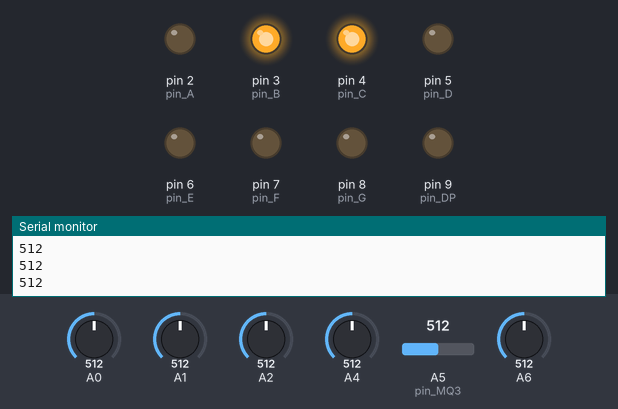
Bench run of a sketch on a simulated Arduino Uno, built with avr-gcc and run on an emulated ATmega328P. Parts: output pins drawn as LEDs (lit = HIGH), the last lines printed to the serial monitor. The test bench sets the inputs (shaded band); at power-on: A5 (pin_MQ3) = 512, A0 = 512, A1 = 512, A2 = 512, A4 = 512, A6 = 512.

Above: at 1.2 s.
1.3 s: A5 (pin_MQ3) set to 415
2.8 s: A5 (pin_MQ3) set to 387
At 3.5 s:
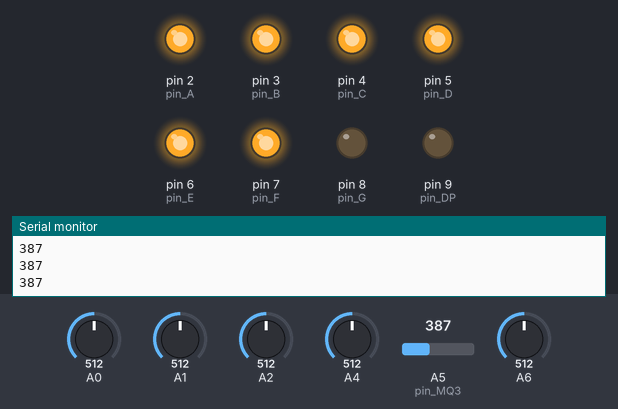
4.3 s: A5 (pin_MQ3) set to 660
At 4.8 s:
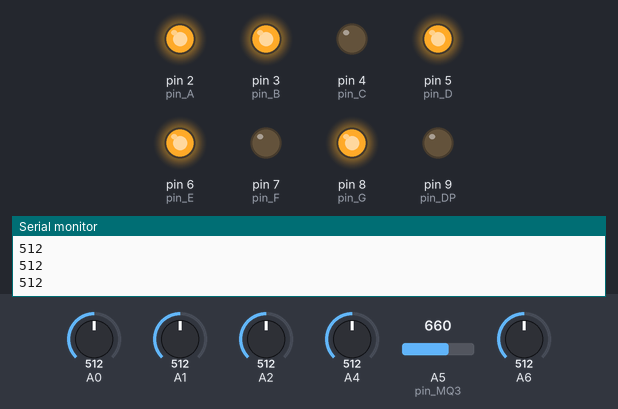
5.8 s: A5 (pin_MQ3) set to 888
7.3 s: A5 (pin_MQ3) set to 916
At 7.6 s:
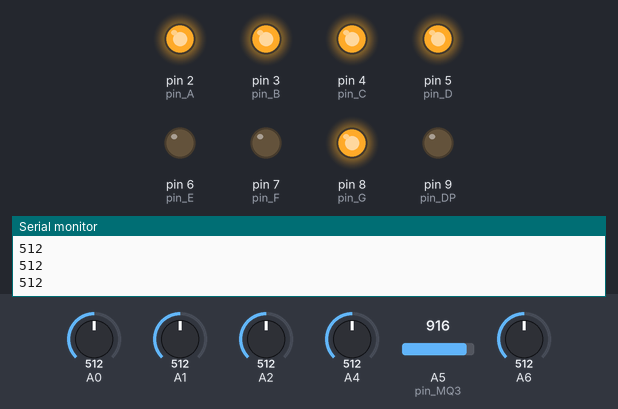
8.8 s: A5 (pin_MQ3) set to 890
At 10.2 s:
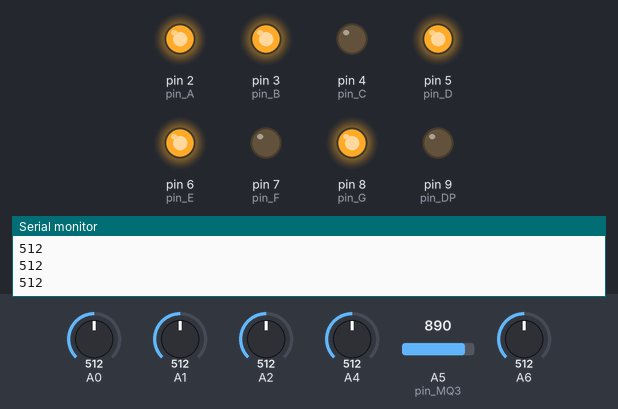
Timing chart, 0 to 11.3 s (numbered marks = the images above; inputs shaded):
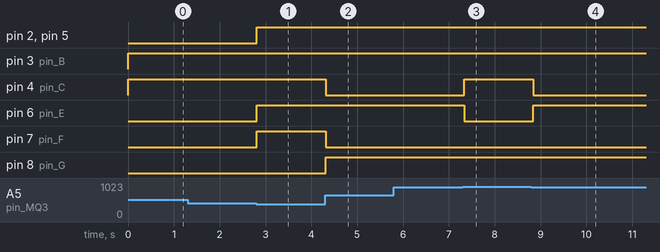

The sketch:

sketch_dec07d.ino
```cpp
int pin_MQ3 = A5;
#define pin_A 2
#define pin_B 3
#define pin_C 4
#define pin_D 5
#define pin_E 6
#define pin_F 7
#define pin_G 8
#define pin_DP 9

void setup() {
  Serial.begin(9600);
  pinMode(pin_A, OUTPUT);
  pinMode(pin_B, OUTPUT);
  pinMode(pin_C, OUTPUT);
  pinMode(pin_D, OUTPUT);
  pinMode(pin_E, OUTPUT);
  pinMode(pin_F, OUTPUT);
  pinMode(pin_G, OUTPUT);
  pinMode(pin_DP, OUTPUT);
  pinMode(pin_MQ3, INPUT);
}

void loop() {
  int val = analogRead(pin_MQ3);
  Serial.println(analogRead(val));

  if(val>=900) {
    FND(1,1,1,1,0,0,1,0); //3
    delay(100);
  }
  else if(val>=650 && val<900) {
    FND(1,1,0,1,1,0,1,0); //2
    delay(100);
  }
  else if(val>=400 && val<650) {
    FND(0,1,1,0,0,0,0,0); //1
    delay(100);
  }
  else if(val<400) {
    FND(1,1,1,1,1,1,0,0); //0
    delay(100);
  }
}

void FND(int A, int B, int C, int D, int E, int F, int G, int DP) {
  digitalWrite(pin_A, A);
  digitalWrite(pin_B, B);
  digitalWrite(pin_C, C);
  digitalWrite(pin_D, D);
  digitalWrite(pin_E, E);
  digitalWrite(pin_F, F);
  digitalWrite(pin_G, G);
  digitalWrite(pin_DP, DP);
}
```

Measured:
- the behaviour switches between 400 and 399 on A5 (pin_MQ3) (found by bisection; images 0 and 1)
- the behaviour switches between 899 and 900 on A5 (pin_MQ3) (found by bisection; images 2 and 3)
- after the input at 2.8 s, pin 2 (pin_A), pin 5 (pin_D), pin 6 (pin_E), pin 7 (pin_F): LOW → HIGH at once
- after the input at 4.3 s, pin 4 (pin_C), pin 7 (pin_F): HIGH → LOW at once; pin 8 (pin_G): LOW → HIGH at once
- after the input at 7.3 s, pin 4 (pin_C): LOW → HIGH at once; pin 6 (pin_E): HIGH → LOW at once
- after the input at 8.8 s, pin 4 (pin_C): HIGH → LOW at once; pin 6 (pin_E): LOW → HIGH at once
